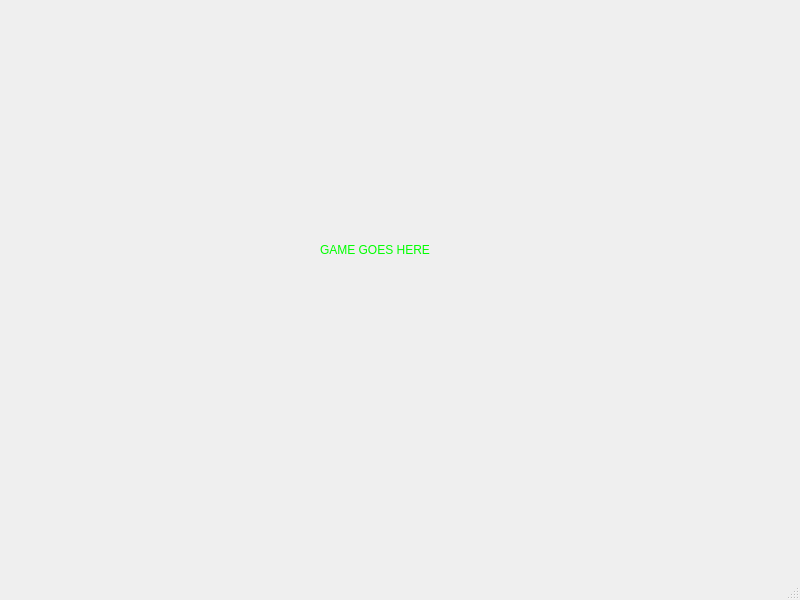
<?xml version="1.0" encoding="UTF-8"?>
<ui version="4.0">
 <class>GameWindow</class>
 <widget class="QMainWindow" name="GameWindow">
  <property name="windowModality">
   <enum>Qt::NonModal</enum>
  </property>
  <property name="geometry">
   <rect>
    <x>0</x>
    <y>0</y>
    <width>800</width>
    <height>600</height>
   </rect>
  </property>
  <property name="palette">
   <palette>
    <active>
     <colorrole role="Text">
      <brush brushstyle="SolidPattern">
       <color alpha="255">
        <red>0</red>
        <green>0</green>
        <blue>0</blue>
       </color>
      </brush>
     </colorrole>
    </active>
    <inactive>
     <colorrole role="Text">
      <brush brushstyle="SolidPattern">
       <color alpha="255">
        <red>0</red>
        <green>0</green>
        <blue>0</blue>
       </color>
      </brush>
     </colorrole>
    </inactive>
    <disabled>
     <colorrole role="Text">
      <brush brushstyle="SolidPattern">
       <color alpha="255">
        <red>120</red>
        <green>120</green>
        <blue>120</blue>
       </color>
      </brush>
     </colorrole>
    </disabled>
   </palette>
  </property>
  <property name="windowTitle">
   <string>MainWindow</string>
  </property>
  <widget class="QWidget" name="centralwidget">
   <widget class="QLabel" name="label">
    <property name="geometry">
     <rect>
      <x>320</x>
      <y>240</y>
      <width>121</width>
      <height>20</height>
     </rect>
    </property>
    <property name="styleSheet">
     <string notr="true">color: rgb(0, 255, 0);</string>
    </property>
    <property name="text">
     <string>GAME GOES HERE</string>
    </property>
   </widget>
  </widget>
  <widget class="QMenuBar" name="menubar">
   <property name="geometry">
    <rect>
     <x>0</x>
     <y>0</y>
     <width>800</width>
     <height>26</height>
    </rect>
   </property>
  </widget>
  <widget class="QStatusBar" name="statusbar"/>
 </widget>
 <resources/>
 <connections/>
</ui>
